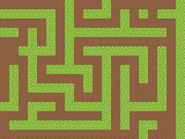
#> input picture Experiments/AImap2.0/maze_loops_optimization_correct_batch/map_01_original.png, 185 x 139 px, shrunk from 960 x 720 before the run, found by its file name; its folder holds 6 pictures in this run
$ python 5x5.py
#> lines starting #> are read from the running program, lines starting #| are printed output that depends on the picture
import os
from PIL import Image

image_folder = r"G:\常嘉硕\大学\中南大学\Games Programming\Pygame\TowerDesign\Experiments\AImap2.0\maze_loops_optimization_correct_batch"

original_images = []
optimal_images = []

for i in range(1, 26):
    idx = f"{i:02d}"
    for file in os.listdir(image_folder):
        if f"map_{idx}_" in file:
            full_path = os.path.join(image_folder, file)
            if "original" in file:
                original_images.append(full_path)
            elif "optimized" in file:
                optimal_images.append(full_path)

original_images.sort()
optimal_images.sort()

def make_grid(image_paths, output_path, rows=5, cols=5, padding=50, bg_color=(255, 255, 255)):
#> called with rows = 5, cols = 5, padding = 50, bg_color = (255, 255, 255)
    imgs = [Image.open(p).convert("RGB") for p in image_paths]
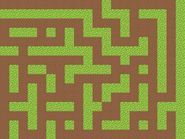
#> input picture Experiments/AImap2.0/maze_loops_optimization_correct_batch/map_02_original.png, 185 x 139 px, shrunk from 960 x 720 before the run, found by its file name
#> imgs = 2 items
    w, h = imgs[0].size
#> w = 185; h = 139
    grid_w = cols * w + (cols - 1) * padding
#> grid_w = 1125
    grid_h = rows * h + (rows - 1) * padding
#> grid_h = 895
    grid_img = Image.new("RGB", (grid_w, grid_h), color=bg_color)
#> grid_img: PIL image 1125x895 RGB; every value is 255
    for idx, img in enumerate(imgs):
        x = idx % cols
        y = idx // cols
        px = x * (w + padding)
        py = y * (h + padding)
        grid_img.paste(img, (px, py))
#> this loop made 2 passes
#> (x, y, px, py) on passes 1 to 2: (0, 0, 0, 0), (1, 0, 235, 0)
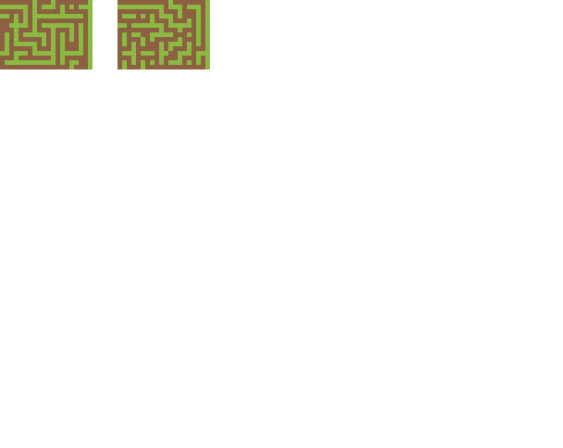
#> grid_img: PIL image 1125x895 RGB (shown at 1/2 size); mean R, G, B 249.1, 248.8, 245.3
    grid_img.save(output_path)

make_grid(original_images, os.path.join(image_folder, "original_grid.png"))
make_grid(optimal_images, os.path.join(image_folder, "optimal_grid.png"))
#> call 2 of make_grid, with rows = 5, cols = 5, padding = 50, bg_color = (255, 255, 255)
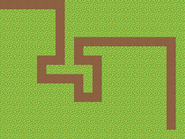
#> input picture Experiments/AImap2.0/maze_loops_optimization_correct_batch/map_01_optimized.png, 185 x 139 px, shrunk from 960 x 720 before the run, found by its file name
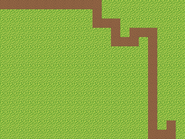
#> input picture Experiments/AImap2.0/maze_loops_optimization_correct_batch/map_02_optimized.png, 185 x 139 px, shrunk from 960 x 720 before the run, found by its file name
#> the loop in make_grid (call 2), `for idx, img in enumerate(imgs):` made 2 passes
#> after the loop in make_grid (call 2), `for idx, img in enumerate(imgs):`:
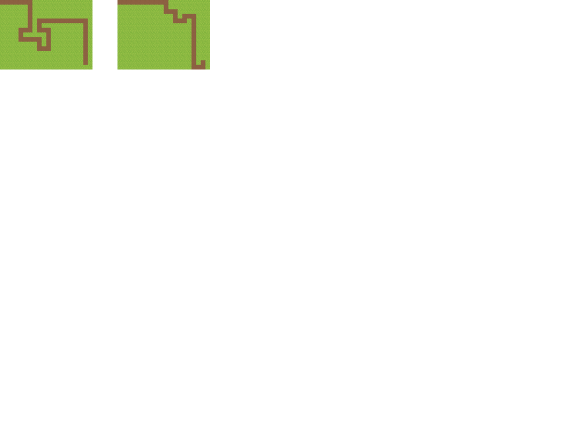
#> grid_img: PIL image 1125x895 RGB (shown at 1/2 size); mean R, G, B 249.1, 250.7, 245.3
